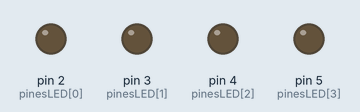
A sketch run on a simulated Arduino Uno, built with avr-gcc and run on an emulated ATmega328P. Shown: output pins drawn as LEDs (lit = HIGH).

Above: at 0.2 s.
At 1.2 s:
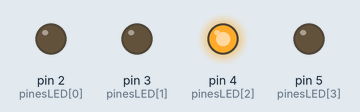
At 1.7 s:
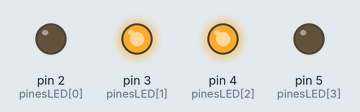
At 2.2 s:
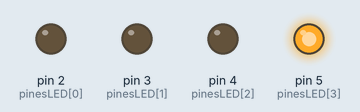
At 3.2 s:
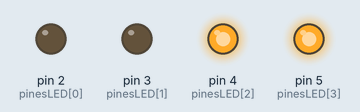
At 4.7 s:
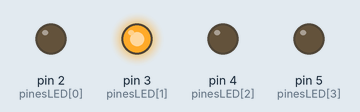
Timing chart, 0 to 5.2 s (numbered marks = the images above):
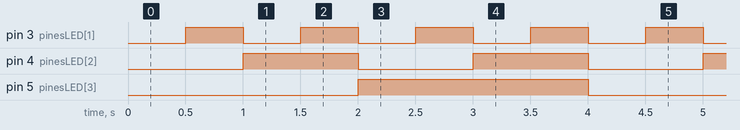

The sketch:

contador_pares.ino
```cpp
/*
  Reto 4 - Mostrar solamente números pares
  -----------------------------------------
  Solo se deben mostrar: 0, 2, 4, 6, 8, 10, 12, 14

  La modificación clave está en el ciclo for del loop():
  en vez de aumentar de 1 en 1, aumentamos de 2 en 2 (numero += 2).

  También se puede verificar que un número es par usando el
  operador % (módulo): si (numero % 2 == 0) significa que el
  residuo de dividir entre 2 es cero, es decir, es par.
*/

const int pinesLED[4] = {2, 3, 4, 5};
const int NUM_BITS = 4;

int waitDelay = 500;

void setup() {
  for (int i = 0; i < NUM_BITS; i++) {
    pinMode(pinesLED[i], OUTPUT);
  }
}

void loop() {
  // Empezamos en 0 y aumentamos de 2 en 2 hasta 14
  for (int numero = 0; numero <= 14; numero += 2) {
    mostrarBinario(numero);
    delay(waitDelay);
  }
}

void mostrarBinario(int numero) {
  for (int bit = 0; bit < NUM_BITS; bit++) {
    int estadoBit = numero & (1 << bit);

    if (estadoBit != 0) {
      digitalWrite(pinesLED[bit], HIGH);
    } else {
      digitalWrite(pinesLED[bit], LOW);
    }
  }
}
```

Measured:
- by itself, pin 3 (pinesLED[1]): alternates HIGH for 0.50 s and LOW for 0.50 s
- by itself, pin 4 (pinesLED[2]): alternates HIGH for 1.0 s and LOW for 1.0 s
- by itself, pin 5 (pinesLED[3]): alternates HIGH for 2.0 s and LOW for 2.0 s
